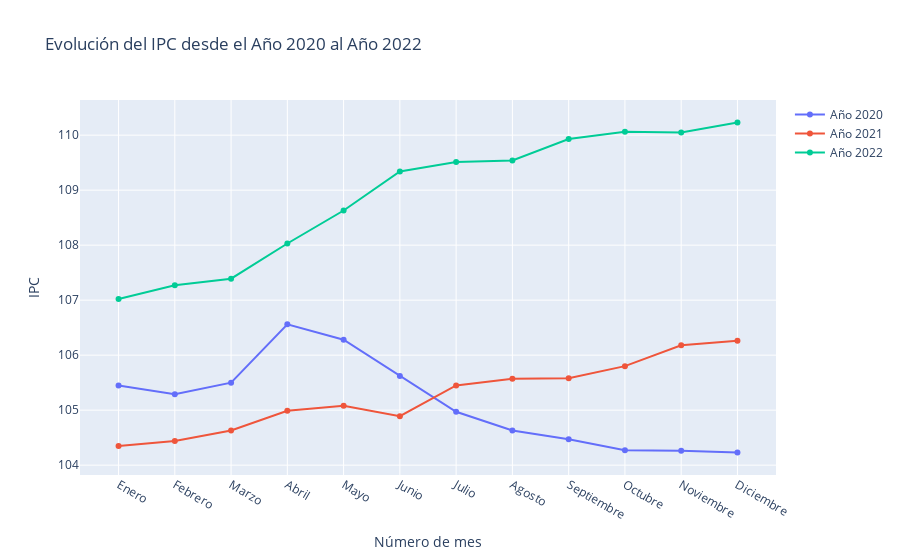

Here is the notebook cell this chart was saved with:
### Markdown cell above
### Creacion de un Line Plot

### Code cell
graf_1 = go.Scatter(x = ipc["Mes"],
                     y = ipc["2020"],
                     mode="lines+markers",
                     name="Año 2020")

graf_2 = go.Scatter(x = ipc["Mes"],
                     y = ipc["2021"],
                     mode="lines+markers",
                     name="Año 2021")

graf_3 = go.Scatter(x = ipc["Mes"],
                     y = ipc["2022"],
                     mode="lines+markers",
                     name="Año 2022")

data = [graf_1, graf_2, graf_3]

layout = go.Layout(title="Evolución del IPC desde el Año 2020 al Año 2022",
                   xaxis=dict(title="Número de mes"),
                   yaxis=dict(title="IPC"))

line_plot = go.Figure(data=data, layout=layout)
line_plot

### Figure 1 — Plotly figure (JSON) as saved in the notebook; plotly's stock layout.template omitted (floating-point values rounded to 4 significant figures)
{"data": [{"mode": "lines+markers", "name": "Año 2020", "type": "scatter", "x": ["Enero", "Febrero", "Marzo", "Abril", "Mayo", "Junio", "Julio", "Agosto", "Septiembre", "Octubre", "Noviembre", "Diciembre"], "y": [105.5, 105.3, 105.5, 106.6, 106.3, 105.6, 105.0, 104.6, 104.5, 104.3, 104.3, 104.2]}, {"mode": "lines+markers", "name": "Año 2021", "type": "scatter", "x": ["Enero", "Febrero", "Marzo", "Abril", "Mayo", "Junio", "Julio", "Agosto", "Septiembre", "Octubre", "Noviembre", "Diciembre"], "y": [104.3, 104.4, 104.6, 105.0, 105.1, 104.9, 105.5, 105.6, 105.6, 105.8, 106.2, 106.3]}, {"mode": "lines+markers", "name": "Año 2022", "type": "scatter", "x": ["Enero", "Febrero", "Marzo", "Abril", "Mayo", "Junio", "Julio", "Agosto", "Septiembre", "Octubre", "Noviembre", "Diciembre"], "y": [107.0, 107.3, 107.4, 108.0, 108.6, 109.3, 109.5, 109.5, 109.9, 110.1, 110.0, 110.2]}], "layout": {"autosize": true, "title": {"text": "Evolución del IPC desde el Año 2020 al Año 2022"}, "xaxis": {"autorange": true, "range": [-0.6451, 11.65], "title": {"text": "Número de mes"}, "type": "category"}, "yaxis": {"autorange": true, "range": [103.7, 110.7], "title": {"text": "IPC"}, "type": "linear"}}}
